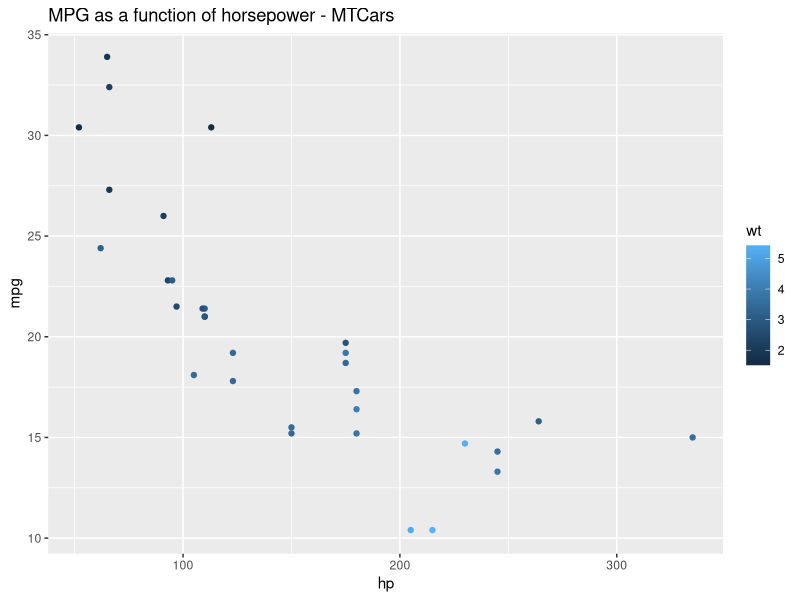
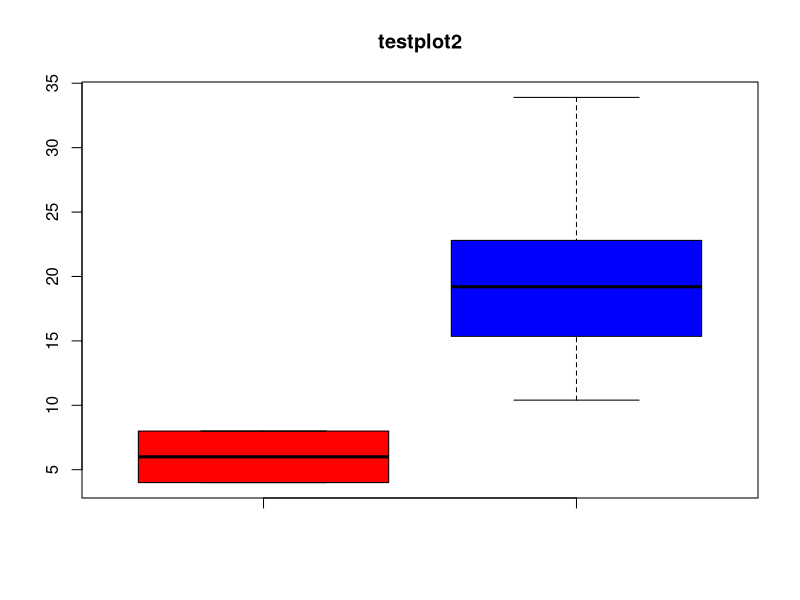

Source code (R) for these figures, in order:
#'---
#' layout: post
#' title: "Converting R files to Jekyll posts"
#' author: "Ryan Berger"
#' date: "July 18, 2018"
#' output: 
#'   html_document:
#'     keep_md: true
#' preserve_yaml: true
#' ---

#' I'm an R user and I have a confession to make: I really don't like working in R markdown documents. I've gotten so used to the RStudio console that R markdown seems cumbersome to use with all the individual code blocks separated from the markdown text. Not to mention I hate, **hate**, seeing plots and outputs show up in the text editor and not in the console or plots panel (maybe there's an option to fix that but I'm still out on R markdown). <br>
#' 
#' Now typically there's no problem with using .R scripts except for when it comes to posting the work on a Jekyll blog via github pages. I'm new at using these pages but from everything I've read it looks like this system plays nicely with Rmarkdown, which I admittedly dislike, but not so much with .R files. Overall I wanted to find a way to:
#' - Do my analysis and writeup in a .R file
#' - Convert the .R file into a .md file
#' - Copy these files to my blogs local directory
#' - Push the changes to Github
#' - See the page on my Jekyll site
#' <br>
#' 
#' This was surprisingly difficult to figure out but I've come up with a solution that seems to work well. After getting some inspiration and borrowing some code from an [R-bloggers article](https://www.r-bloggers.com/creating-jekyll-blog-posts-from-r/), I've written a script that requires that you start with a .R file, run two functions, and push your results to Github for your completed blog post. Here is the script:
#' 
#------------------
### This script is for converting R files to Jekyll blog posts
# Instructions:
# 1. Save this script and update myjekyllsite, postdir, and imagedir
# 2. While in the project directory,  source this script
# 3. Run KnitPost('file-i-want-to-post.R')
# 4. Run Post.to.blog('file-i-want-to-post.R')
# 5. Push changes to github
# 6. Check blog to make sure it posted
#------------------

## Update these sections for your own site:
# Site address
myjekyllsite <-  c('https://myname.github.io/')

# Where the files are going on your computer (blog local directory)
postdir <- '~/Desktop/My_path/blog/myname.github.io/_posts/'
imagedir <- '~/Desktop/My_path/blog/myname.github.io/img/'


# Function for making .md file from .R file for posting on jekyll:
KnitPost <- function(input, base.url = myjekyllsite) {
  require(knitr)
  spin(input, knit = T, format = 'Rmd', report = F)
  opts_knit$set(base.url = base.url)
  fig.path <- paste0("img/", sub(".R$", "", basename(input)), "/")
  opts_chunk$set(fig.path = fig.path)
  opts_chunk$set(fig.cap = "center")
  render_jekyll()
  knit(input, envir = parent.frame())
  file.remove(paste0(sub('.R$','',input), '.txt')) # delete .txt file
}

# Function to copy the output files to local blog folders
# Will copy the .md file to blog '_posts' folder, img folder to blog 'img' folder

Post.to.blog <- function(file.R){
  input <- gsub('.R$', '',file.R)    # Remove .R from input
  # Make copy of markdown file in '_posts' folder of blog directory
  file.copy(paste0(input,'.md'), postdir, recursive = T, overwrite = T)
  file.rename(from = paste0(postdir, input, '.md'), 
              to = paste0(postdir,Sys.Date(),'-', input, '.md'))
  # Make copy of img folder and move to 'img' folder of blog directory
  newimg <- paste0(imagedir, input, '/')
  dir.create(path = newimg)
  imgfiles <- list.files(path = paste0('img/',input), full.names = T)
  file.copy(imgfiles, newimg, recursive = T, overwrite = T)
  print(paste(input, 'Posted'))
  # Delete files created in wd for posting (.md, .txt, img/)
  file.remove(paste0(input, '.md'))
  unlink('img/', recursive = T)
}

#' Copy these lines and save into an R file (mine is 'convert-R-to-post.R'). Note that you'll need to update the `myjekyllsite`,`postdir`, and `imgdir` for your own site URL and local directories for posts and images for the blog. The .R file will also need to have the appropriate YAML header to be recognized by Jekyll. The header for this file is as follows (with #' instead of #):

#---
# layout: post
# title: "Converting R files to Jekyll posts"
# author: "Ryan Berger"
# date: "July 18, 2018"
# output: 
#   html_document:
#     keep_md: true
# preserve_yaml: true
# ---



#' <br>
#' When you are ready to make a post to your blog simply run `source('convert-R-to-post.R'`, `KnitPost('my-file.R')`, and `Post.to.blog('my-file.R')`. The .md file sohuld automatically go to your `postdir` folder and images go to your `img` folder. Push this to Github and everything should post on your Jekyll github page.
#' <br>
#' I have just started using this today and it works great for me but this will need to be tested for reproducibility. Also I'm new at making Jekyll blogs from R scripts so this may not be the most efficient way to accomplish this. I can say, however, that it works; this post was written entirely in a .R file and posted using the script. Let's take a look at some example data just to make sure that R outputs and plots are showing up correctly:


a <- matrix(1:12, nrow = 3)
a*2

# Test a plot
data(mtcars)
library(ggplot2)
ggplot(mtcars, aes(x=hp, y=mpg, col=wt))+ 
  geom_point() +
  ggtitle('MPG as a function of horsepower - MTCars')

# test boxplot
boxplot(mtcars$cyl, mtcars$mpg,
        main = 'testplot2',
        col = c('red', 'blue'))


#+ post-entry, include=F
# source('~/Desktop/My files/blog/rberger997.github.io/src/convert-R-to-post.R')
# KnitPost('2018-07-18-R-to-Jekyll.R')
# Post.to.blog('2018-07-18-R-to-Jekyll.R')
